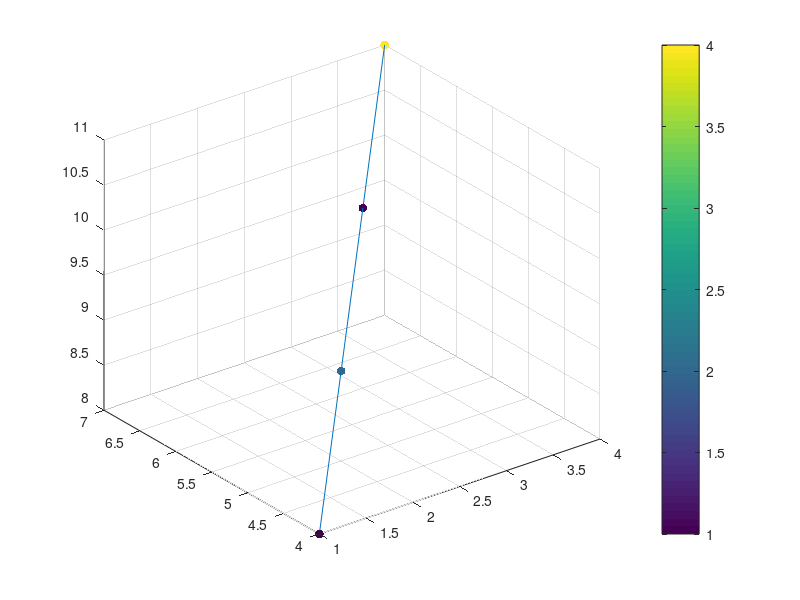

This figure's MATLAB source:
%plot probablity trjactories
figure;X = [1 2 3 4];
Y = [4 5 6 7];
Z = [8 9 10 11];
C=[1 2 1 4];
sz=40;
scatter3(X,Y,Z,sz,C,'filled')
line(X,Y,Z)
colorbar()